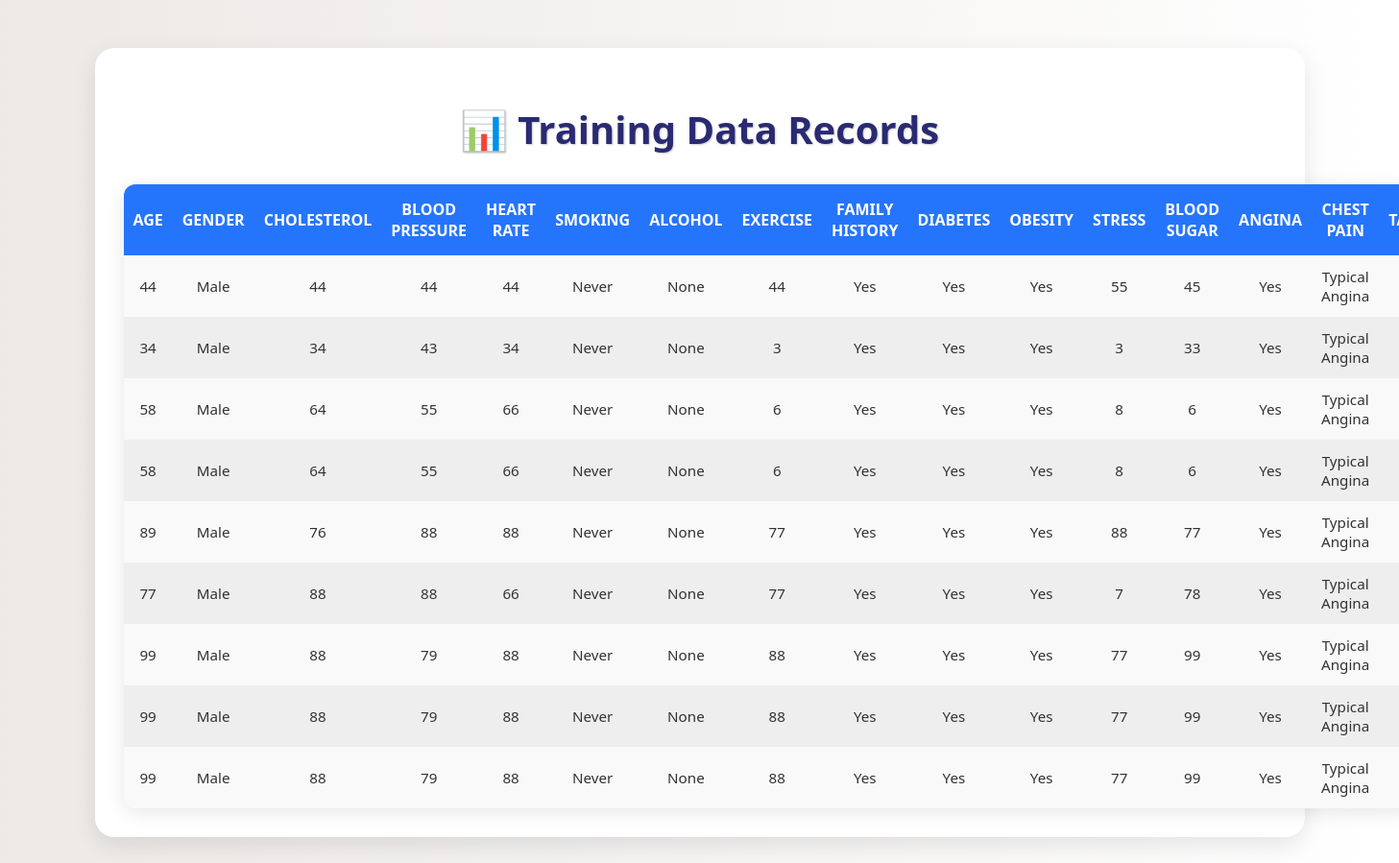
The app's page /view_training_data with its own data.
### models.py (models this page shows, shortened)
class TrainingData(db.Model):
    id = db.Column(db.Integer, primary_key=True)
    age = db.Column(db.Integer)
    gender = db.Column(db.String(10))
    cholesterol = db.Column(db.Integer)
    blood_pressure = db.Column(db.Integer)
    heart_rate = db.Column(db.Integer)
    smoking = db.Column(db.String(10))
    alcohol = db.Column(db.String(10))
    exercise = db.Column(db.Integer)
    family_history = db.Column(db.String(10))
    diabetes = db.Column(db.String(10))
    obesity = db.Column(db.String(10))
    stress = db.Column(db.Integer)
    blood_sugar = db.Column(db.Integer)
    angina = db.Column(db.String(10))
    chest_pain = db.Column(db.String(10))
    target = db.Column(db.Integer)

### app.py (the view)
@app.route('/view_training_data')
def view_training_data():
    training_data = TrainingData.query.all()
    return render_template('view_training_data.html', training_data=training_data)

### templates/view_training_data.html (shortened to what this page needs)
<!DOCTYPE html>
<html lang="en">
<head>
    <link rel="stylesheet" href="{{ url_for('static', filename='view_training_data.css') }}">
</head>
<body>
    <div class="container">
        <h1>📊 Training Data Records</h1>
        <table id="trainingDataTable">
            <thead>
                <tr>
                    <th>Age</th>
                    <th>Gender</th>
                    <th>Cholesterol</th>
                    <th>Blood Pressure</th>
                    <th>Heart Rate</th>
                    <th>Smoking</th>
                    <th>Alcohol</th>
                    <th>Exercise</th>
                    <th>Family History</th>
                    <th>Diabetes</th>
                    <th>Obesity</th>
                    <th>Stress</th>
                    <th>Blood Sugar</th>
                    <th>Angina</th>
                    <th>Chest Pain</th>
                    <th>Target</th>
                </tr>
            </thead>
            <tbody>
                {% for data in training_data %}
                <tr>
                    <td>{{ data.age }}</td>
                    <td>{{ data.gender }}</td>
                    <td>{{ data.cholesterol }}</td>
                    <td>{{ data.blood_pressure }}</td>
                    <td>{{ data.heart_rate }}</td>
                    <td>{{ data.smoking }}</td>
                    <td>{{ data.alcohol }}</td>
                    <td>{{ data.exercise }}</td>
                    <td>{{ data.family_history }}</td>
                    <td>{{ data.diabetes }}</td>
                    <td>{{ data.obesity }}</td>
                    <td>{{ data.stress }}</td>
                    <td>{{ data.blood_sugar }}</td>
                    <td>{{ data.angina }}</td>
                    <td>{{ data.chest_pain }}</td>
                    <td>{{ data.target }}</td>
                </tr>
                {% endfor %}
            </tbody>
        </table>
    </div>
</body>
</html>

### static/view_training_data.css (style rules this page uses)
body { margin: 0; font-family: 'Segoe UI', Tahoma, Geneva, Verdana, sans-serif; background: linear-gradient(to right, #ece9e6, #ffffff); color: #333; }
.container { width: 90%; max-width: 1200px; margin: 50px auto; padding: 30px; background-color: #ffffff; border-radius: 20px; box-shadow: 0 8px 25px rgba(0, 0, 0, 0.1); text-align: center; }
h1 { font-size: 2.5rem; color: #2a2a72; margin-bottom: 30px; text-shadow: 1px 1px 2px #ccc; }
table { width: 100%; border-collapse: collapse; overflow: hidden; border-radius: 12px; box-shadow: 0 4px 20px rgba(0, 0, 0, 0.1); }
thead { background-color: #2575fc; color: #ffffff; }
thead th { padding: 15px 10px; font-size: 1rem; text-transform: uppercase; }
tbody tr { background-color: #f9f9f9; transition: background-color 0.3s ease; }
tbody tr:nth-child(even) { background-color: #eeeeee; }
td { padding: 12px 10px; font-size: 0.95rem; }

### records on screen
TrainingData: age "44", gender "Male", cholesterol "44", blood_pressure "44", heart_rate "44", smoking "Never", alcohol "None", exercise "44", family_history "Yes", diabetes "Yes", obesity "Yes", stress "55", blood_sugar "45", angina "Yes", chest_pain "Typical Angina"
TrainingData: age "34", gender "Male", cholesterol "34", blood_pressure "43", heart_rate "34", smoking "Never", alcohol "None", exercise "3", family_history "Yes", diabetes "Yes", obesity "Yes", stress "3", blood_sugar "33", angina "Yes", chest_pain "Typical Angina"
TrainingData: age "58", gender "Male", cholesterol "64", blood_pressure "55", heart_rate "66", smoking "Never", alcohol "None", exercise "6", family_history "Yes", diabetes "Yes", obesity "Yes", stress "8", blood_sugar "6", angina "Yes", chest_pain "Typical Angina"
TrainingData: age "58", gender "Male", cholesterol "64", blood_pressure "55", heart_rate "66", smoking "Never", alcohol "None", exercise "6", family_history "Yes", diabetes "Yes", obesity "Yes", stress "8", blood_sugar "6", angina "Yes", chest_pain "Typical Angina"
TrainingData: age "89", gender "Male", cholesterol "76", blood_pressure "88", heart_rate "88", smoking "Never", alcohol "None", exercise "77", family_history "Yes", diabetes "Yes", obesity "Yes", stress "88", blood_sugar "77", angina "Yes", chest_pain "Typical Angina"
TrainingData: age "77", gender "Male", cholesterol "88", blood_pressure "88", heart_rate "66", smoking "Never", alcohol "None", exercise "77", family_history "Yes", diabetes "Yes", obesity "Yes", stress "7", blood_sugar "78", angina "Yes", chest_pain "Typical Angina"
TrainingData: age "99", gender "Male", cholesterol "88", blood_pressure "79", heart_rate "88", smoking "Never", alcohol "None", exercise "88", family_history "Yes", diabetes "Yes", obesity "Yes", stress "77", blood_sugar "99", angina "Yes", chest_pain "Typical Angina"
TrainingData: age "99", gender "Male", cholesterol "88", blood_pressure "79", heart_rate "88", smoking "Never", alcohol "None", exercise "88", family_history "Yes", diabetes "Yes", obesity "Yes", stress "77", blood_sugar "99", angina "Yes", chest_pain "Typical Angina"
TrainingData: age "99", gender "Male", cholesterol "88", blood_pressure "79", heart_rate "88", smoking "Never", alcohol "None", exercise "88", family_history "Yes", diabetes "Yes", obesity "Yes", stress "77", blood_sugar "99", angina "Yes", chest_pain "Typical Angina"
